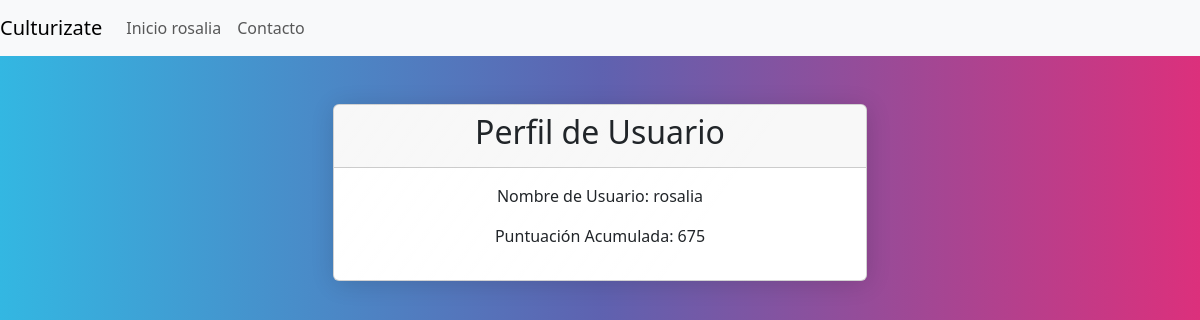
/perfil/ (signed in), run on the app's committed database.
### culturizateApp/models.py (models this page shows)
class UserProfile(AbstractUser):
    name = models.CharField(max_length=255)
    surname=models.CharField(max_length=200)
    email = models.EmailField()
    score = models.IntegerField(default=0)
    attempts = models.IntegerField(default=0)
    informatica_score=models.IntegerField(default=0)
    ciencia_score=models.IntegerField(default=0)
    historia_score=models.IntegerField(default=0)
    geopolitica_score=models.IntegerField(default=0)
    curiosidades_score=models.IntegerField(default=0)
    espiritualidad_score=models.IntegerField(default=0)
    historia_score=models.IntegerField(default=0)
    sociedad_score=models.IntegerField(default=0)

### culturizateApp/views.py (the view)
# urls.py: path("perfil/",views.perfil,name='perfil'),
def perfil(request):
    return render(request,'perfil.html')

### culturizateApp/templates/perfil.html
{% extends 'base.html' %}
{% block content %}
  <div class="container mt-5">
    <div class="row justify-content-center">
      <div class="col-md-6">
        <div class="card">
          <div class="card-header">
            <h2 class="text-center">Perfil de Usuario</h2>
          </div>
          <div class="card-body text-center">
            <p>Nombre de Usuario: {{ user.username }}</p>
            <p>Puntuación Acumulada: {{ user.score }}</p>
        </div>
    </div>
</div>
</div>
</div>
{% endblock%}

### culturizateApp/templates/base.html (shortened to what this page needs)
{% load static %}
{% load crispy_forms_tags %}
<!DOCTYPE html>
<html lang="en">
  <head>
    <link rel="stylesheet" href="https://bootswatch.com/5/quartz/bootstrap.min.css">
    <link href="https://cdn.jsdelivr.net/npm/bootstrap@5.3.0-alpha1/dist/css/bootstrap.min.css" rel="stylesheet">
  </head>
  <body>
    <nav class="navbar navbar-expand-lg navbar-light bg-light">
      <a class="navbar-brand" href="#">Culturizate</a>
      <div class="collapse navbar-collapse" id="navbarNav">
        <ul class="navbar-nav">
          <li class="nav-item active">
            <a class="nav-link" href="#">Inicio <span class="sr-only">{{ user }}</span></a>
          </li>
          <li class="nav-item">
            <a class="nav-link" href="#">Contacto</a>
          </li>
        </ul>
      </div>
    </nav>
    <div class="container">
      {% block content %}
      {% endblock %}
    </div>
  </body>
</html>

### data on the page
UserProfile: is_active+password+username "rosalia", username "rosalia", score "675"
